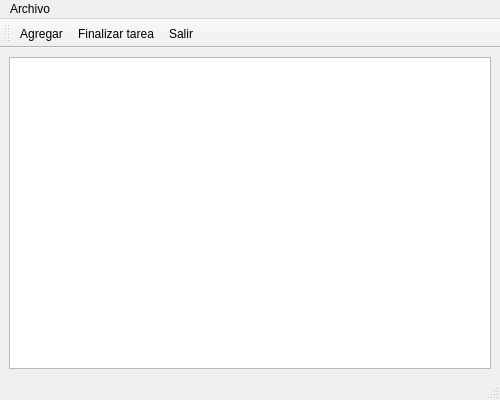
<?xml version="1.0" encoding="UTF-8"?>
<ui version="4.0">
 <class>Principal</class>
 <widget class="QMainWindow" name="Principal">
  <property name="geometry">
   <rect>
    <x>0</x>
    <y>0</y>
    <width>500</width>
    <height>400</height>
   </rect>
  </property>
  <property name="minimumSize">
   <size>
    <width>500</width>
    <height>400</height>
   </size>
  </property>
  <property name="maximumSize">
   <size>
    <width>700</width>
    <height>600</height>
   </size>
  </property>
  <property name="windowTitle">
   <string>Principal</string>
  </property>
  <property name="windowIcon">
   <iconset resource="Recursos.qrc">
    <normaloff>:/Recursos/lista-de-quehaceres.png</normaloff>:/Recursos/lista-de-quehaceres.png</iconset>
  </property>
  <widget class="QWidget" name="centralwidget">
   <layout class="QHBoxLayout" name="horizontalLayout">
    <item>
     <widget class="QTableWidget" name="outDetalle"/>
    </item>
   </layout>
  </widget>
  <widget class="QMenuBar" name="menubar">
   <property name="geometry">
    <rect>
     <x>0</x>
     <y>0</y>
     <width>500</width>
     <height>25</height>
    </rect>
   </property>
   <widget class="QMenu" name="menuArchivo">
    <property name="title">
     <string>Archivo</string>
    </property>
    <addaction name="actionAgregar"/>
    <addaction name="actionFinalizar_tarea"/>
    <addaction name="actionSalir"/>
   </widget>
   <addaction name="menuArchivo"/>
  </widget>
  <widget class="QStatusBar" name="statusbar"/>
  <widget class="QToolBar" name="toolBar">
   <property name="windowTitle">
    <string>toolBar</string>
   </property>
   <property name="accessibleDescription">
    <string extracomment="Agregar"/>
   </property>
   <attribute name="toolBarArea">
    <enum>TopToolBarArea</enum>
   </attribute>
   <attribute name="toolBarBreak">
    <bool>false</bool>
   </attribute>
   <addaction name="actionAgregar"/>
   <addaction name="actionFinalizar_tarea"/>
   <addaction name="actionSalir"/>
  </widget>
  <action name="actionAgregar">
   <property name="icon">
    <iconset resource="Recursos.qrc">
     <normaloff>:/Recursos/mas.png</normaloff>:/Recursos/mas.png</iconset>
   </property>
   <property name="text">
    <string>Agregar</string>
   </property>
  </action>
  <action name="actionFinalizar_tarea">
   <property name="icon">
    <iconset resource="Recursos.qrc">
     <normaloff>:/Recursos/menos.png</normaloff>:/Recursos/menos.png</iconset>
   </property>
   <property name="text">
    <string>Finalizar tarea</string>
   </property>
  </action>
  <action name="actionSalir">
   <property name="icon">
    <iconset resource="Recursos.qrc">
     <normaloff>:/Recursos/iconfinder_exit-enter-leave-in-door_2931187.png</normaloff>:/Recursos/iconfinder_exit-enter-leave-in-door_2931187.png</iconset>
   </property>
   <property name="text">
    <string>Salir</string>
   </property>
  </action>
 </widget>
 <resources>
  <include location="Recursos.qrc"/>
 </resources>
 <connections/>
</ui>
